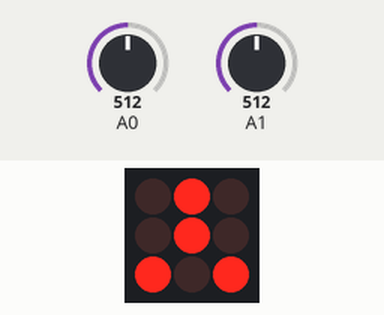
This sketch was run on a simulated Arduino Uno, built with avr-gcc and run on an emulated ATmega328P. Parts: 3×3 LED matrix. Wiring (inferred from the names in the program): LED matrix (orientation assumed): rows pin 2, pin 3, pin 4; columns pin 13, pin 12, pin 11. Inputs (shaded band) come from the test bench; at power-on: A0 = 512, A1 = 512.

Above: at 1.2 s.
1.3 s: A0 set to 0
At 1.7 s:
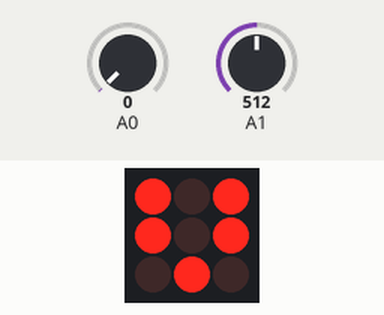
2.8 s: A1 set to 0
At 4.0 s:
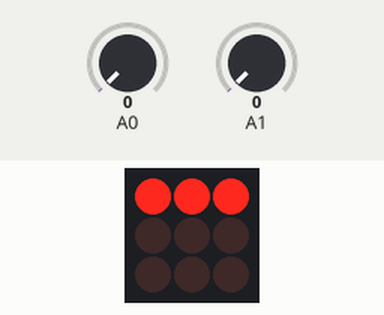
4.3 s: A1 set to 122
At 5.2 s:
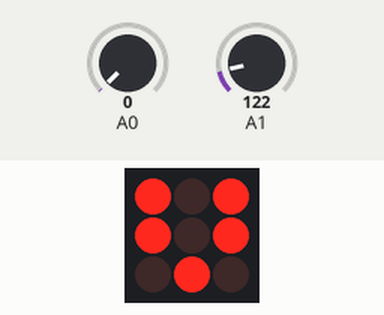
5.8 s: A0 set to 122
At 6.3 s:
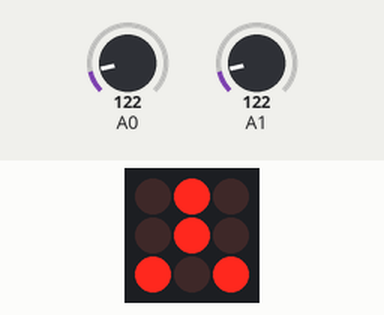
Timing chart, 0 to 8.3 s (numbered marks = the images above; inputs shaded):
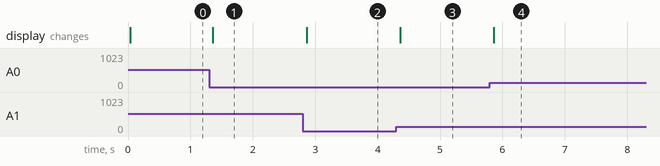

Measured:
- after the input at 1.3 s, the display: changes after 0.06 s (image 1)
- after the input at 2.8 s, the display: changes after 0.06 s (image 2)
- after the input at 4.3 s, the display: changes after 0.06 s (image 3)
- after the input at 5.8 s, the display: changes after 0.06 s (image 4)

The sketch:

MatrixPrototype.ino
```cpp
// 3x3 LED Matrix Arduino Script
#define PIN_TOTAL 6

// variable timer controls the delay between run display() function call
int timer = 2;
// Shouldn't these be booleans?
int buttonValue0;
int buttonValue1;

void setup() {
  // Setup output pins
  int pinOuts[] = {13, 12, 11, 4, 3, 2};
  for (int i=0; i < PIN_TOTAL; i++){
    pinMode(pinOuts[i], OUTPUT);
  }
  // Serial print for debugging purposes
  Serial.begin(9600);
}


// Checks if a button is pressed and then displays varying led image
void loop() {
  buttonValue0 = analogRead(A0);
  buttonValue1 = analogRead(A1);

  // checks if only one button is being pressed.
  // precident given to button 0
  // if no button is being pressed output 0.
  if (buttonValue0 >= 5){
    display(13, B101);
    display(12, B10);
    display(11, B101);
  } else if (buttonValue1 >= 5){
    display(13, B10);
    display(12, B101);
    display(11, B10);
  } else {
    display(13, 0);
    display(12, 0);
    display(11, 0);
  }

//  Serial.print("Button1:");Serial.print(buttonValue1);Serial.print(" Button2:");Serial.print(buttonValue2);Serial.println();
//  Serial.print("Delay:");Serial.print(timer);Serial.println();
}

// Powers row and leds based off of binary code
// E.g. display(12, B001) would power the right most
// LED connected to the row on pin 12.
void display(int row, byte rowVal) {

  if (rowVal & B100){
    digitalWrite(2, HIGH);
  } else {
    digitalWrite(2, LOW);
  }

  //  Serial.print("Row:");Serial.print(row);Serial.print(" Value:");Serial.print(rowVal);Serial.println();
  digitalWrite(row, HIGH);
  //  Serial.print("1");


  //  Serial.print("Row:");Serial.print(row);Serial.print(" Value:");Serial.print(rowVal);Serial.println();
  //  Serial.print("2");

  if (rowVal & B10) {
    digitalWrite(3, LOW);
  } else {
    digitalWrite(3, HIGH);
  }

  //  Serial.print("Row:");Serial.print(row);Serial.print(" Value:");Serial.print(rowVal);Serial.println();
  //  Serial.print("3");
  if (rowVal & B1) {
    digitalWrite(4, LOW);
  } else {
    digitalWrite(4, HIGH);
  }

  //    Serial.print("Done!");
  //    Serial.print("Row:");Serial.print(row);Serial.print(" Value:");Serial.print(rowVal);Serial.println();

  delay(timer);
  digitalWrite(row, LOW);
}
```
